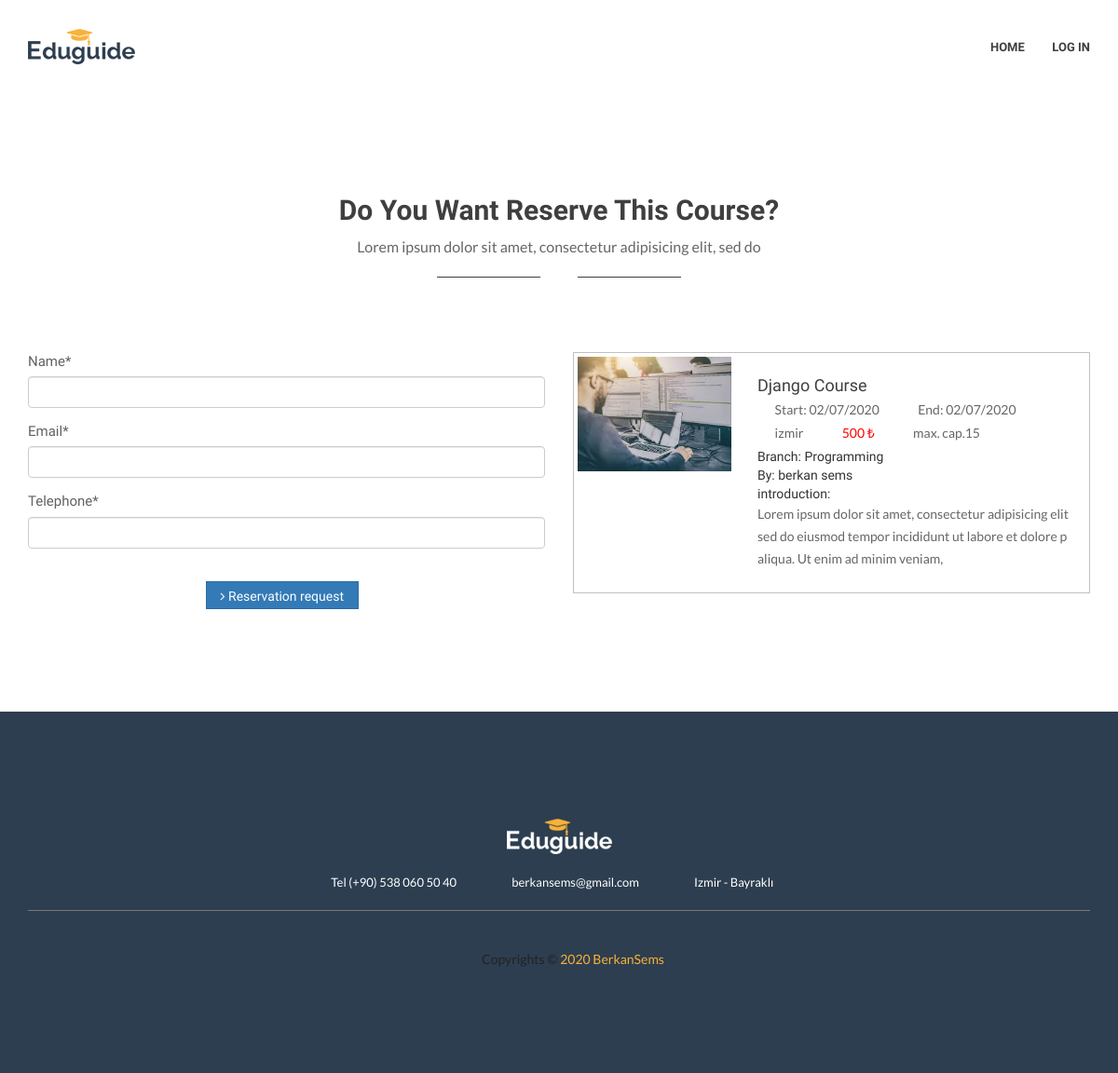
The app's page /order/2/ with its own data.
### panel/models.py (models this page shows, shortened)
class Courses(models.Model):
    branch = models.ForeignKey(Branch, null=True , on_delete=models.CASCADE)
    teacher = models.ForeignKey(Teacher, null=True , on_delete=models.CASCADE)
    title = models.CharField(max_length=50)
    place = models.CharField(max_length=50)
    introduction = models.CharField(max_length=500)
    createdAt = models.DateTimeField(auto_now_add=True)
    startDate = models.CharField("Start Date (mm/dd/2020)",max_length=50)
    endDate = models.CharField("End Date (mm/dd/2020)",max_length=50)
    fee = models.IntegerField()
    capacity = models.IntegerField()
    pic = models.ImageField("Select an image file",null=True, blank=True)
    status=models.BooleanField("Active ?",default=True)

class Branch(models.Model):
    name = models.CharField(max_length=30)
    def __str__(self):
        return self.name

class Teacher(models.Model):
    name = models.CharField(max_length=50)
    telephone = models.IntegerField()
    def __str__(self):
        return self.name

### interface/views.py (the view, shortened to what this page needs)
# urls.py: path('order/<str:pk>/',views.order,name="order"),
def order(request,pk):
    course=Courses.objects.get(id=pk)
    form=StudentForm()
    context={'course':course,'form':form}
    return render(request,'front/order.html',context)

### panel/forms.py
class StudentForm(forms.ModelForm):
    class Meta:
        model = Student
        fields= ['name','email', 'telephone']

### templates/front/order.html (shortened to what this page needs)
{% extends 'front/master.html' %}
{% load crispy_forms_tags %}
{% load static %}
{% block content %}
    <div class="event-area ptb-110">
        <div class="container">
            <div class="row">
                <div class="col-md-12">
                    <div class="section-title text-center mb-60">
                        <h1 class="uppercase">Do you want reserve this course? </h1>
                        <p>Lorem ipsum dolor sit amet, consectetur adipisicing elit, sed do </p>
                        <div class="separator my mtb-15">
                            <i class="icofont icofont-hat-alt"></i>
                        </div>
                    </div>
                </div>
            </div>
            <div class="row">
                 <div class="col-md-6 col-sm-12">
                    <div class="event-text-img">
                        <form action="" method="post" enctype="multipart/form-data">
                            {{ form|crispy }}
                            <div class="col-xs-8 text-right" style="margin-top: 20px">
                                <button type="submit" class="btn btn-sm btn-primary"><i class="fa fa-angle-right"></i>
                                    Reservation request
                                </button>
                            </div>
                        </form>
                    </div>
                 </div>
                <div class="col-md-6 col-sm-12">
                    <div class="event-text-img">
                        <div class="event-img3">
                            <a href="#"><img style="width: 165px; height: auto;margin-top: 5px;margin-left: 5px"
                                             src="{{ course.pic.url }}" alt=""></a>
                        </div>
                        <div class="visual-inner">
                            <h3 class="blog-title">
                                <a href="#">{{ course.title }}</a>
                            </h3>
                            <div class="blog-meta">
                                        <span class="published3">
                                            <i class="icofont icofont-clock-time"></i>
                                                Start: {{ course.startDate }}
                                        </span>
                                <span class="published3">
                                                <i class="icofont icofont-ui-calendar"></i>
                                                End: {{ course.startDate }}
                                        </span>
                            </div>
                            <div class="blog-meta">
                                <span class="published4">
                                            <i class="icofont icofont-social-google-map"></i>
                                            {{ course.place }}
                                        </span>
                                <span class="published4">
                                            <i class="icofont icofont-money"></i>
                                    <span style="color: red">{{ course.fee }} ₺ </span> </span>
                                <span class="published4">
                                            <i class="icofont icofont-man-in-glasses"></i>
                                            max. cap.{{ course.capacity }}
                                        </span>
                            </div>
                            <div class="blog-content">
                                Branch: <span>{{ course.branch }}</span>
                            </div>
                            <div class="blog-content">
                                By: <span>{{ course.teacher }}</span>
                            </div>
                            <div class="blog-content">
                                introduction: <p>{{ course.introduction }}</p>
                            </div>
                        </div>
                    </div>
                </div>
            </div>
        </div>
    </div>
{% endblock %}

### static/front/style.css (style rules this page uses)
.published3, .published4 { font-family: "Lato", sans-serif; }
.published3 > a i, .published4 > a i, .blog-meta .published3 > i, .blog-meta .published4 > i { padding-right: 5px; }
.blog-meta { margin: 2px 0 8px; }
.event-area .separator i { background: #fff none repeat scroll 0 0; }
.my.separator::before { width: 0; }
.my.separator { width: 23%; }
.event-img3 { display: inline-block; float: left; position: relative; }
h3.blog-title { font-size: 18px; font-weight: 500; margin-bottom: 7px; }
.event-text-img .published3, .event-text-img .published4, .blog-meta-2 .published3 { color: #666; font-family: "Lato", sans-serif; font-size: 14px; padding-right: 20px; }
.event-text-img .blog-meta { margin: 0px 0 5px; }
.visual-inner { border: 1px solid #c1c1c1; padding: 25px 7px 24px 197px; }
.blog-content > p { margin-bottom: 0; }
.event-text-img { display: block; overflow: hidden; }

### static/front/css/color/color-1.css (style rules this page uses)
.separator::before { background: #f8b239 none repeat scroll 0 0; }

### static/front/css/shortcode/default.css (style rules this page uses)
body { font-family: 'Raleway', sans-serif; font-weight: normal; font-style: normal; font-size: 14px; }
a, .btn { -webkit-transition: all 0.3s ease-out 0s; -moz-transition: all 0.3s ease-out 0s; -ms-transition: all 0.3s ease-out 0s; -o-transition: all 0.3s ease-out 0s; transition: all 0.3s ease-out 0s; }
.btn { border-radius: 0px; font-size: 14px; padding: 0px 15px; height: 30px; line-height: 30px; }
a, button, input { outline: medium none; color: #fff; }
.uppercase { text-transform: uppercase }
h1, h2, h3, h4, h5, h6 { font-family: 'Raleway', sans-serif; font-weight: normal; color: #3f3f3f; margin-top: 0px; font-style: normal; font-weight: 400; }
p { font-family: 'Lato', sans-serif; font-weight: normal; color: #666666; font-size: 14px; line-height: 24px; margin-bottom: 15px; }
h1 a, h2 a, h3 a, h4 a, h5 a, h6 a { color: inherit }
h1 { font-size: 40px; font-weight: 500; }
h3 { font-size: 28px; }
label { font-size: 15px; font-weight: 400; color: #626262; }
a.button-border span, a.button-border-white span, input, select, textarea { -webkit-transition: all 0.5s ease-out 0s; -moz-transition: all 0.5s ease-out 0s; -ms-transition: all 0.5s ease-out 0s; -o-transition: all 0.5s ease-out 0s; transition: all 0.5s ease-out 0s; }
input { background: transparent none repeat scroll 0 0; border: 1px solid #c1c1c1; box-shadow: none; color: #3f3f3f; font-size: 14px; height: 32px; padding-left: 20px; width: 100%; }
.mb-60 { margin-bottom: 60px }
.ptb-110 { padding: 110px 0 }
.mtb-15 { margin: 15px 0 }
.separator { position: relative; display: inline-block; clear: both; background: #3f3f3f none repeat scroll 0 0; bottom: 0; height: 1px; width: 33%; }
.separator::before { background: #f8b239 none repeat scroll 0 0; content: ""; display: block; height: 1px; position: absolute; transition: all 0.4s ease 0s; width: 100px; }
.separator i { background: #ECEFF7 none repeat scroll 0 0; color: #3f3f3f; display: block; font-size: 24px; height: 40px; line-height: 40px; position: absolute; text-align: center; top: -20px; width: 40px; }
.separator i, .separator span { left: 0; transform: none; }
.text-center .separator::before, .text-center .separator i, .text-center .separator span { left: 50%; transform: translateX(-50%); }
.section-title h1 { font-size: 30px; font-weight: bold; line-height: 30px; margin: 0 0 12px; text-transform: capitalize; }
.section-title p { font-size: 16px; margin-bottom: 5px; }

### records on screen
Courses: pic (picture), title "Django Course", startDate "02/07/2020", place "izmir", fee "500", capacity "15", branch "Programming", teacher "berkan sems", introduction "Lorem ipsum dolor sit amet, consectetur adipisicing elit sed do eiusmod tempor incididunt ut labore et dolore p aliqua. Ut enim ad minim veniam,"
